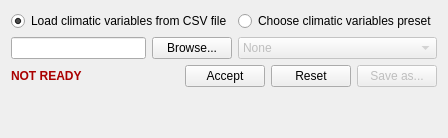
      <widget class="QWidget" name="climateTab">
       <attribute name="title">
        <string>Climatic variables</string>
       </attribute>
       <layout class="QVBoxLayout" name="verticalLayout_2">
        <item>
         <layout class="QGridLayout" name="climateOptionsLayout">
          <item row="1" column="1">
           <widget class="QComboBox" name="climatePresetsComboBox">
            <property name="enabled">
             <bool>false</bool>
            </property>
            <property name="sizePolicy">
             <sizepolicy hsizetype="Preferred" vsizetype="Fixed">
              <horstretch>0</horstretch>
              <verstretch>0</verstretch>
             </sizepolicy>
            </property>
            <item>
             <property name="text">
              <string>None</string>
             </property>
            </item>
            <item>
             <property name="text">
              <string>Another region</string>
             </property>
            </item>
            <item>
             <property name="text">
              <string>South Ural</string>
             </property>
            </item>
            <item>
             <property name="text">
              <string>Syberia</string>
             </property>
            </item>
           </widget>
          </item>
          <item row="0" column="1">
           <widget class="QRadioButton" name="climatePresetsRadioButton">
            <property name="enabled">
             <bool>true</bool>
            </property>
            <property name="text">
             <string>Choose climatic variables preset</string>
            </property>
           </widget>
          </item>
          <item row="1" column="0">
           <layout class="QHBoxLayout" name="climateBrowseLayout">
            <item>
             <widget class="QLineEdit" name="climateLineEdit">
              <property name="sizePolicy">
               <sizepolicy hsizetype="Minimum" vsizetype="Fixed">
                <horstretch>60</horstretch>
                <verstretch>0</verstretch>
               </sizepolicy>
              </property>
             </widget>
            </item>
            <item>
             <widget class="QPushButton" name="climateBrowseButton">
              <property name="sizePolicy">
               <sizepolicy hsizetype="Fixed" vsizetype="Fixed">
                <horstretch>60</horstretch>
                <verstretch>0</verstretch>
               </sizepolicy>
              </property>
              <property name="text">
               <string>Browse...</string>
              </property>
             </widget>
            </item>
           </layout>
          </item>
          <item row="0" column="0">
           <widget class="QRadioButton" name="climateLoadRadioButton">
            <property name="enabled">
             <bool>true</bool>
            </property>
            <property name="text">
             <string>Load climatic variables from CSV file</string>
            </property>
            <property name="checked">
             <bool>true</bool>
            </property>
           </widget>
          </item>
         </layout>
        </item>
        <item>
         <layout class="QHBoxLayout" name="climateAcceptLayout">
          <item>
           <widget class="QLabel" name="climateStatusLabel">
            <property name="text">
             <string>&lt;html&gt;&lt;head/&gt;&lt;body&gt;&lt;p&gt;&lt;span style=&quot; font-weight:600; color:#aa0000;&quot;&gt;NOT READY&lt;/span&gt;&lt;/p&gt;&lt;/body&gt;&lt;/html&gt;</string>
            </property>
            <property name="textFormat">
             <enum>Qt::RichText</enum>
            </property>
           </widget>
          </item>
          <item>
           <spacer name="climateAcceptSpacer">
            <property name="orientation">
             <enum>Qt::Horizontal</enum>
            </property>
            <property name="sizeHint" stdset="0">
             <size>
              <width>40</width>
              <height>20</height>
             </size>
            </property>
           </spacer>
          </item>
          <item>
           <widget class="QPushButton" name="climateAcceptButton">
            <property name="text">
             <string>Accept</string>
            </property>
           </widget>
          </item>
          <item>
           <widget class="QPushButton" name="climateResetButton">
            <property name="text">
             <string>Reset</string>
            </property>
           </widget>
          </item>
          <item>
           <widget class="QPushButton" name="climateSaveButton">
            <property name="enabled">
             <bool>false</bool>
            </property>
            <property name="sizePolicy">
             <sizepolicy hsizetype="Minimum" vsizetype="Fixed">
              <horstretch>0</horstretch>
              <verstretch>0</verstretch>
             </sizepolicy>
            </property>
            <property name="text">
             <string>Save as...</string>
            </property>
           </widget>
          </item>
         </layout>
        </item>
        <item>
         <spacer name="verticalSpacer">
          <property name="orientation">
           <enum>Qt::Vertical</enum>
          </property>
          <property name="sizeHint" stdset="0">
           <size>
            <width>20</width>
            <height>40</height>
           </size>
          </property>
         </spacer>
        </item>
       </layout>
      </widget>
